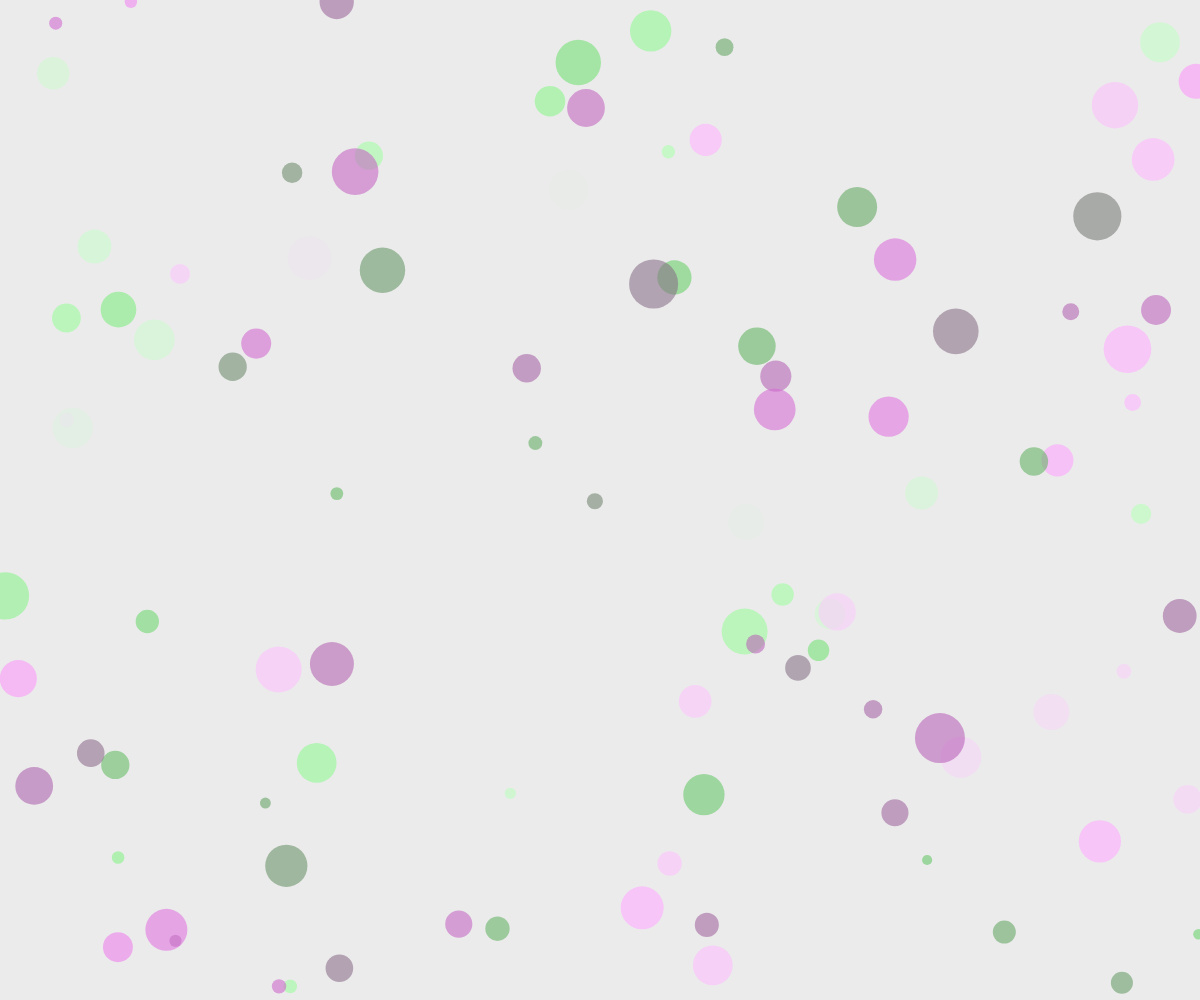
Frame 1 (no input)
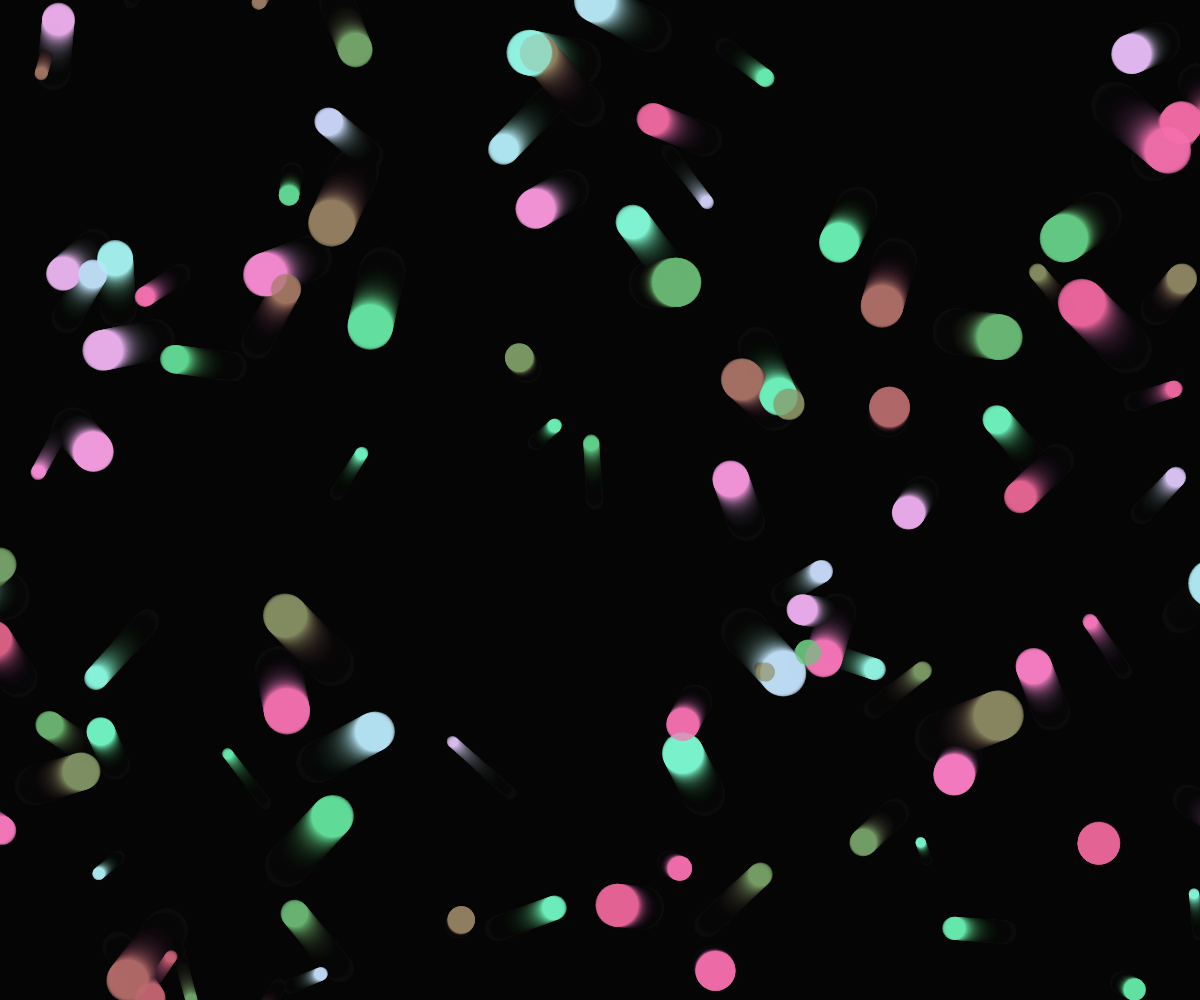
Frame 60 (no input)
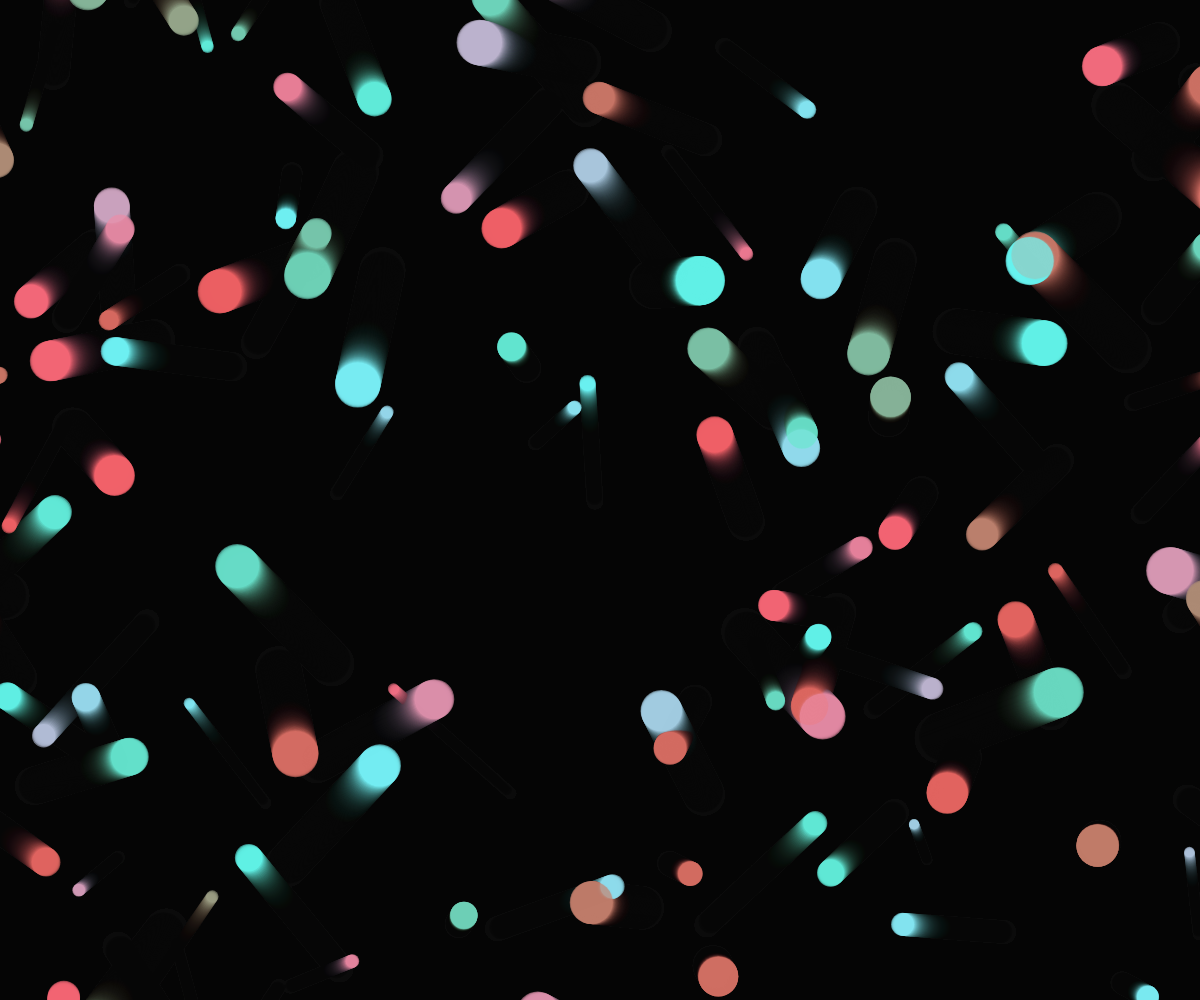
Frame 120 (the mouse pressed at the canvas centre since frame 60)

The p5.js sketch that drew these frames (run headless with seeded random() and noise() and a simulated clock; from frame 60 on, the mouse is pressed at the canvas centre):

// p5.js sketch
// ── sketch.js
const circles = [];
const amount = 100;

function setup() {
  createCanvas(windowWidth, windowHeight);
  noStroke();
  for (let i = 0; i < amount; i++) {
    circles.push({
      x: random(width),
      y: random(height),
      size: random(10, 50),
      speedX: random(-1, 1),
      speedY: random(-1, 1),
      colorOffset: random(100),
    });
  }
}

function draw() {
  background(0, 20);

  circles.forEach((circle) => {
    const r = map(sin(circle.colorOffset + frameCount * 0.01), -1, 1, 100, 255);
    const g = map(cos(circle.colorOffset + frameCount * 0.02), -1, 1, 100, 255);
    const b = map(sin(circle.colorOffset + frameCount * 0.03), -1, 1, 100, 255);
    fill(r, g, b, 150);
    ellipse(circle.x, circle.y, circle.size);

    // Update position.
    circle.x += circle.speedX;
    circle.y += circle.speedY;

    // Wrap around edges using radius for better accuracy.
    const radius = circle.size / 2;
    if (circle.x < 0 - radius) {
      circle.x = width + radius;
    }

    if (circle.x > width + radius) {
      circle.x = -radius;
    }

    if (circle.y < 0 - radius) {
      circle.y = height + radius;
    }

    if (circle.y > height + radius) {
      circle.y = -radius;
    }
  });
}

function windowResized() {
  resizeCanvas(windowWidth, windowHeight);
}

// ── style.css
body {
  margin: 0;
  overflow: hidden;
}

canvas {
  outline: 1px solid #000;
}
